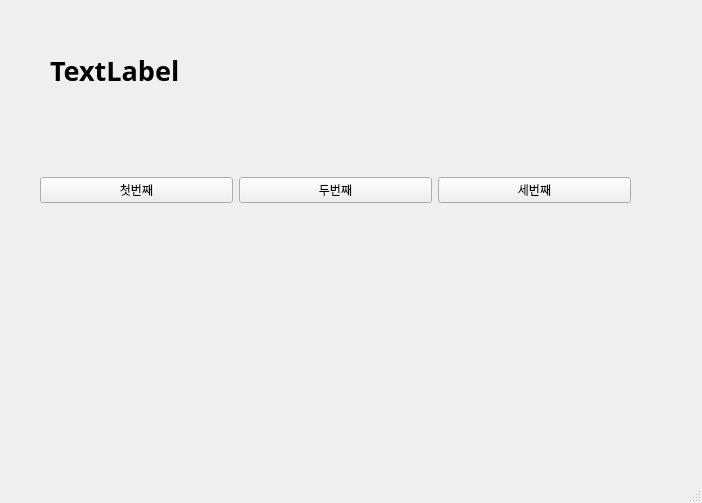
<?xml version="1.0" encoding="UTF-8"?>
<ui version="4.0">
 <class>MainWindow</class>
 <widget class="QMainWindow" name="MainWindow">
  <property name="geometry">
   <rect>
    <x>0</x>
    <y>0</y>
    <width>702</width>
    <height>503</height>
   </rect>
  </property>
  <property name="windowTitle">
   <string>MainWindow</string>
  </property>
  <widget class="QWidget" name="centralwidget">
   <widget class="QWidget" name="horizontalLayoutWidget">
    <property name="geometry">
     <rect>
      <x>40</x>
      <y>120</y>
      <width>591</width>
      <height>141</height>
     </rect>
    </property>
    <layout class="QHBoxLayout" name="horizontalLayout">
     <item>
      <widget class="QPushButton" name="pushButton">
       <property name="text">
        <string>첫번째</string>
       </property>
      </widget>
     </item>
     <item>
      <widget class="QPushButton" name="pushButton_2">
       <property name="text">
        <string>두번째</string>
       </property>
      </widget>
     </item>
     <item>
      <widget class="QPushButton" name="pushButton_3">
       <property name="text">
        <string>세번째</string>
       </property>
      </widget>
     </item>
    </layout>
   </widget>
   <widget class="QLabel" name="label">
    <property name="geometry">
     <rect>
      <x>50</x>
      <y>40</y>
      <width>601</width>
      <height>61</height>
     </rect>
    </property>
    <property name="font">
     <font>
      <family>맑은 고딕</family>
      <pointsize>20</pointsize>
      <weight>75</weight>
      <bold>true</bold>
     </font>
    </property>
    <property name="text">
     <string>TextLabel</string>
    </property>
   </widget>
  </widget>
  <widget class="QMenuBar" name="menubar">
   <property name="geometry">
    <rect>
     <x>0</x>
     <y>0</y>
     <width>702</width>
     <height>26</height>
    </rect>
   </property>
  </widget>
  <widget class="QStatusBar" name="statusbar"/>
 </widget>
 <resources/>
 <connections>
  <connection>
   <sender>pushButton</sender>
   <signal>clicked()</signal>
   <receiver>MainWindow</receiver>
   <slot>firstClick()</slot>
   <hints>
    <hint type="sourcelabel">
     <x>95</x>
     <y>214</y>
    </hint>
    <hint type="destinationlabel">
     <x>139</x>
     <y>262</y>
    </hint>
   </hints>
  </connection>
  <connection>
   <sender>pushButton_2</sender>
   <signal>clicked()</signal>
   <receiver>MainWindow</receiver>
   <slot>secondClick()</slot>
   <hints>
    <hint type="sourcelabel">
     <x>275</x>
     <y>209</y>
    </hint>
    <hint type="destinationlabel">
     <x>332</x>
     <y>272</y>
    </hint>
   </hints>
  </connection>
  <connection>
   <sender>pushButton_3</sender>
   <signal>clicked()</signal>
   <receiver>MainWindow</receiver>
   <slot>thirdClick()</slot>
   <hints>
    <hint type="sourcelabel">
     <x>501</x>
     <y>213</y>
    </hint>
    <hint type="destinationlabel">
     <x>537</x>
     <y>270</y>
    </hint>
   </hints>
  </connection>
 </connections>
 <slots>
  <slot>firstClick()</slot>
  <slot>secondClick()</slot>
  <slot>thirdClick()</slot>
 </slots>
</ui>
